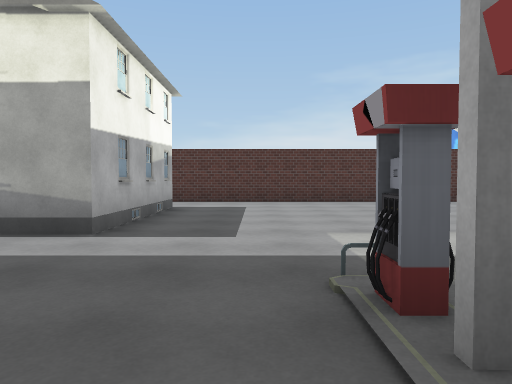
view 1 (above)

16 first-person views from a walk through a 3-D level made in the Unity game engine. The camera is 1.3 m above the floor, tilts 2° down and sees 70° across. Doors are open. The floor is counted in squares, 2 m on a side. Each view is taken from the middle of a square. On the plan, view 1 faces up. The plan holds only what a view shows up to about 11 squares ahead; the rest is blank. The place goes on beyond the plan. The player is left out. Some animated figures are not drawn. Some surface patterns are stand-ins.

view 2
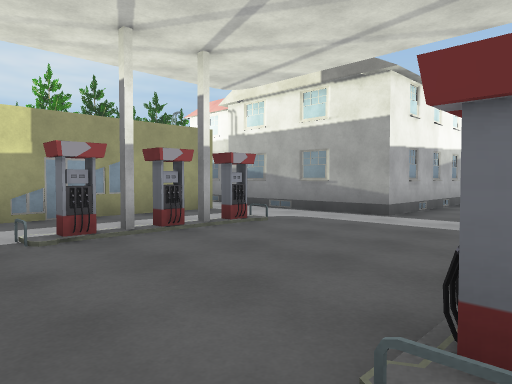

view 3
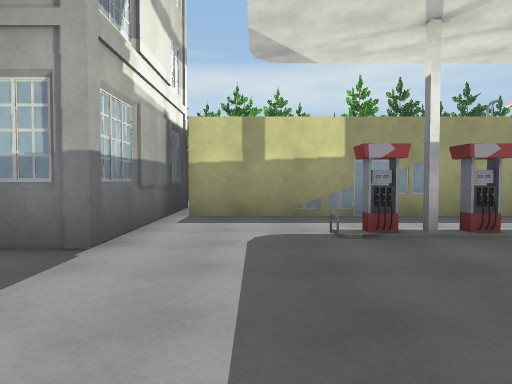

view 4
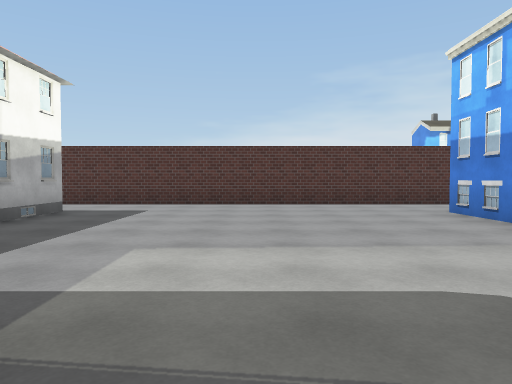

view 5
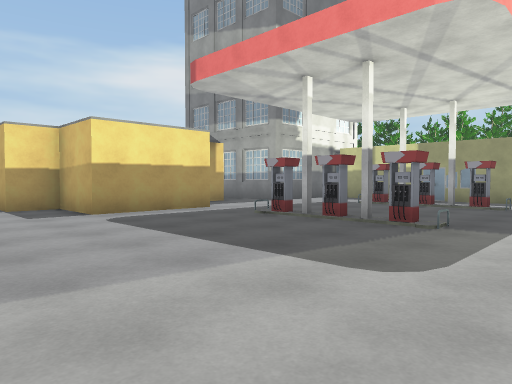

view 6
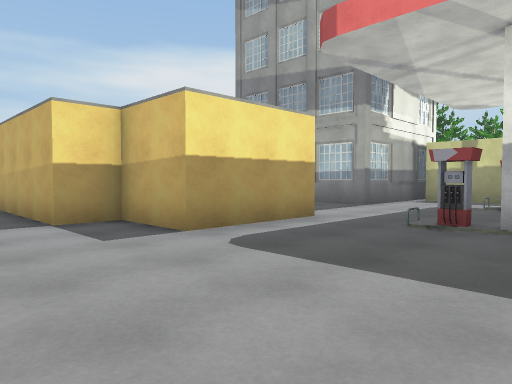

view 7
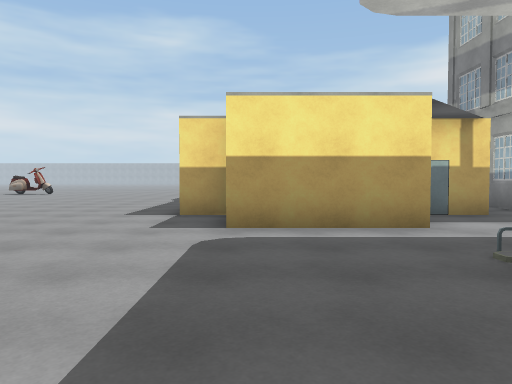

view 8
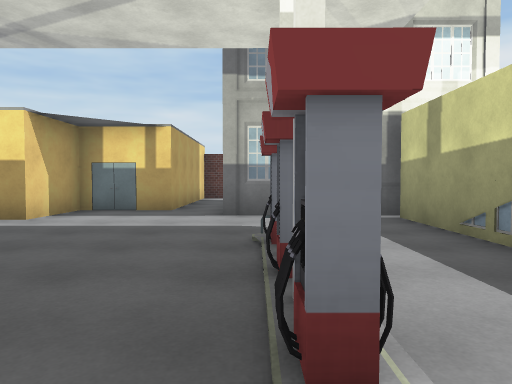

view 9
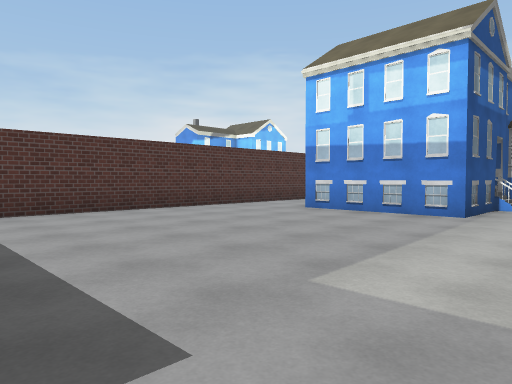

view 10
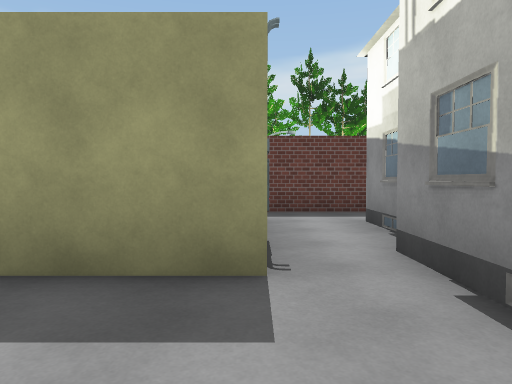

view 11
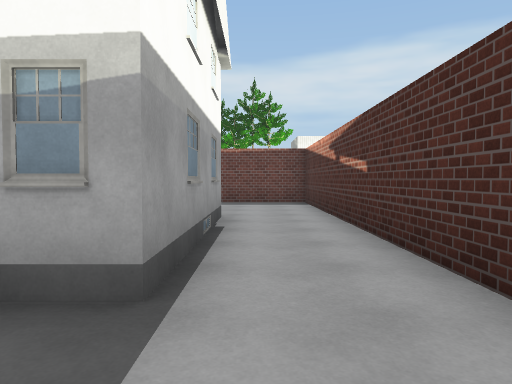

view 12
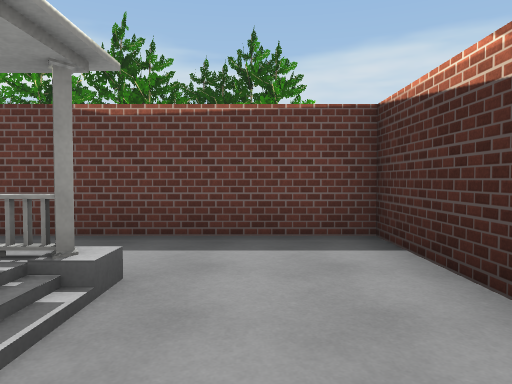

view 13
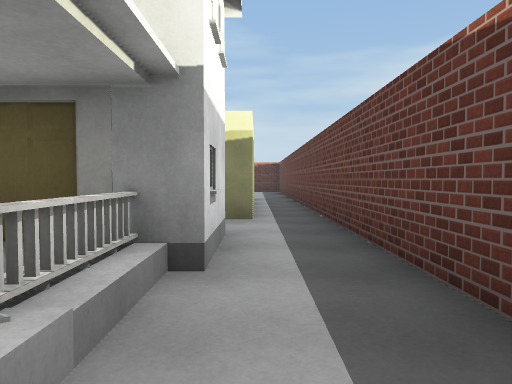

view 14
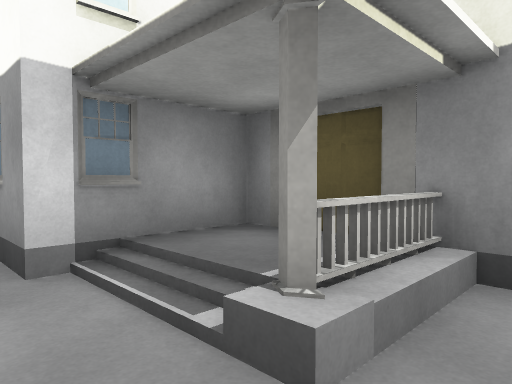

view 15
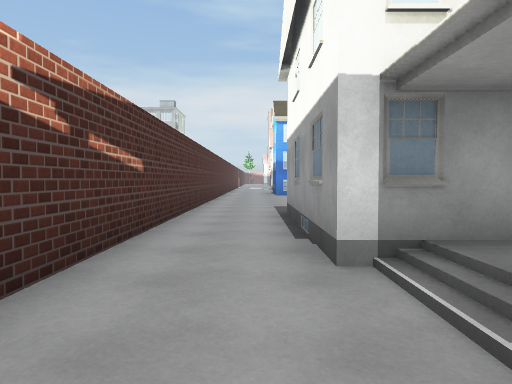

view 16
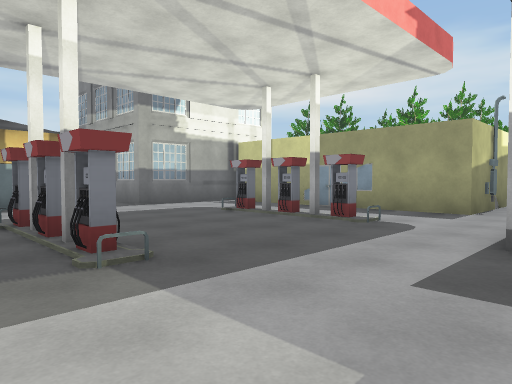

### Floor plan
Key: @ floor where view 1 was taken; # wall or solid block; x gap in a wall; . main floor; : floor 0.5 m higher than the main floor; / step, stairs or slope; B building; T tree; O other object.
Columns run from 16 left of view 1 to 6 right of it. Each row starts with its distance up from view 1.
 10       #################
  9       #................
  8       #.B/B####.......B
  7 T     #.B:##  #.......#
  6 T     #.###   #.......#
  5       #.##    #.......#
  4 T     #....##..........
  3 T    O#####............
  2       ##  #............
  1       #   #..x...x.....
  0       #   #..x..@x.....
 -1       #   #............
 -2       #   #............
 -3           #......###...
 -4          #####...###...
 -5              #.######..
 -6              #.#    #..
 -7              #.#    #..
 -8               .#    #..

Where each view was taken, in squares from view 1:
view 1: 0 up, 0 right, facing up
view 2: 2 down, 1 right, facing up-left
view 3: 2 down, 1 right, facing left
view 4: 1 up, 2 right, facing up
view 5: 4 up, 6 right, facing down-left
view 6: 1 up, 6 right, facing down-left
view 7: 2 up, 3 right, facing down
view 8: 3 up, 3 left, facing down
view 9: 3 up, 1 left, facing up-right
view 10: 3 up, 3 left, facing left
view 11: 9 up, 0 right, facing left
view 12: 9 up, 6 left, facing left
view 13: 9 up, 9 left, facing down
view 14: 9 up, 9 left, facing down-right
view 15: 9 up, 9 left, facing right
view 16: 5 up, 2 right, facing down-left
